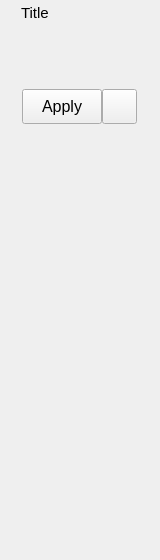
<?xml version="1.0" encoding="UTF-8"?>
<ui version="4.0">
 <class>Form</class>
 <widget class="QWidget" name="Form">
  <property name="geometry">
   <rect>
    <x>0</x>
    <y>0</y>
    <width>160</width>
    <height>560</height>
   </rect>
  </property>
  <property name="sizePolicy">
   <sizepolicy hsizetype="Preferred" vsizetype="Minimum">
    <horstretch>0</horstretch>
    <verstretch>0</verstretch>
   </sizepolicy>
  </property>
  <property name="minimumSize">
   <size>
    <width>160</width>
    <height>560</height>
   </size>
  </property>
  <property name="maximumSize">
   <size>
    <width>16777215</width>
    <height>16777215</height>
   </size>
  </property>
  <property name="windowTitle">
   <string>Form</string>
  </property>
  <property name="styleSheet">
   <string notr="true"/>
  </property>
  <layout class="QVBoxLayout" name="verticalLayout">
   <property name="spacing">
    <number>2</number>
   </property>
   <property name="sizeConstraint">
    <enum>QLayout::SetDefaultConstraint</enum>
   </property>
   <property name="leftMargin">
    <number>4</number>
   </property>
   <property name="topMargin">
    <number>2</number>
   </property>
   <property name="rightMargin">
    <number>4</number>
   </property>
   <property name="bottomMargin">
    <number>2</number>
   </property>
   <item>
    <layout class="QHBoxLayout" name="titleLayout">
     <property name="leftMargin">
      <number>2</number>
     </property>
     <property name="topMargin">
      <number>2</number>
     </property>
     <property name="rightMargin">
      <number>2</number>
     </property>
     <property name="bottomMargin">
      <number>0</number>
     </property>
     <item>
      <widget class="QLabel" name="titleIcon">
       <property name="maximumSize">
        <size>
         <width>13</width>
         <height>13</height>
        </size>
       </property>
       <property name="text">
        <string/>
       </property>
       <property name="pixmap">
        <pixmap>../icons/pose.png</pixmap>
       </property>
       <property name="scaledContents">
        <bool>true</bool>
       </property>
      </widget>
     </item>
     <item>
      <widget class="QLabel" name="titleLabel">
       <property name="font">
        <font>
         <family>Arial</family>
         <pointsize>11</pointsize>
         <weight>50</weight>
         <bold>false</bold>
        </font>
       </property>
       <property name="styleSheet">
        <string notr="true"/>
       </property>
       <property name="lineWidth">
        <number>0</number>
       </property>
       <property name="text">
        <string>Title</string>
       </property>
      </widget>
     </item>
    </layout>
   </item>
   <item>
    <widget class="QFrame" name="mainFrame">
     <property name="frameShape">
      <enum>QFrame::NoFrame</enum>
     </property>
     <property name="frameShadow">
      <enum>QFrame::Plain</enum>
     </property>
     <property name="lineWidth">
      <number>0</number>
     </property>
     <layout class="QVBoxLayout" name="verticalLayout_2">
      <property name="spacing">
       <number>0</number>
      </property>
      <property name="margin">
       <number>0</number>
      </property>
      <item>
       <widget class="QFrame" name="iconTitleFrame">
        <property name="frameShape">
         <enum>QFrame::NoFrame</enum>
        </property>
        <property name="frameShadow">
         <enum>QFrame::Plain</enum>
        </property>
        <property name="lineWidth">
         <number>0</number>
        </property>
        <layout class="QVBoxLayout" name="verticalLayout_6">
         <property name="spacing">
          <number>0</number>
         </property>
         <property name="margin">
          <number>0</number>
         </property>
        </layout>
       </widget>
      </item>
      <item>
       <widget class="QFrame" name="iconFrame">
        <property name="frameShape">
         <enum>QFrame::NoFrame</enum>
        </property>
        <property name="frameShadow">
         <enum>QFrame::Plain</enum>
        </property>
        <property name="lineWidth">
         <number>0</number>
        </property>
        <layout class="QVBoxLayout" name="verticalLayout_3">
         <property name="spacing">
          <number>0</number>
         </property>
         <property name="leftMargin">
          <number>0</number>
         </property>
         <property name="topMargin">
          <number>2</number>
         </property>
         <property name="rightMargin">
          <number>0</number>
         </property>
         <property name="bottomMargin">
          <number>0</number>
         </property>
         <item>
          <widget class="QFrame" name="iconFrame2">
           <property name="sizePolicy">
            <sizepolicy hsizetype="Preferred" vsizetype="Expanding">
             <horstretch>0</horstretch>
             <verstretch>0</verstretch>
            </sizepolicy>
           </property>
           <property name="styleSheet">
            <string notr="true"/>
           </property>
           <property name="frameShape">
            <enum>QFrame::NoFrame</enum>
           </property>
           <property name="frameShadow">
            <enum>QFrame::Plain</enum>
           </property>
           <property name="lineWidth">
            <number>0</number>
           </property>
           <layout class="QVBoxLayout" name="verticalLayout_8">
            <property name="spacing">
             <number>0</number>
            </property>
            <property name="margin">
             <number>0</number>
            </property>
            <item>
             <layout class="QHBoxLayout" name="thumbnailLayout">
              <property name="spacing">
               <number>0</number>
              </property>
              <property name="topMargin">
               <number>0</number>
              </property>
              <property name="bottomMargin">
               <number>0</number>
              </property>
              <item>
               <widget class="QFrame" name="thumbnailFrame">
                <property name="sizePolicy">
                 <sizepolicy hsizetype="Expanding" vsizetype="Expanding">
                  <horstretch>0</horstretch>
                  <verstretch>1</verstretch>
                 </sizepolicy>
                </property>
                <property name="minimumSize">
                 <size>
                  <width>50</width>
                  <height>50</height>
                 </size>
                </property>
                <property name="maximumSize">
                 <size>
                  <width>150</width>
                  <height>150</height>
                 </size>
                </property>
                <property name="styleSheet">
                 <string notr="true"/>
                </property>
                <property name="frameShape">
                 <enum>QFrame::NoFrame</enum>
                </property>
                <property name="frameShadow">
                 <enum>QFrame::Plain</enum>
                </property>
                <property name="lineWidth">
                 <number>0</number>
                </property>
                <layout class="QVBoxLayout" name="verticalLayout_4">
                 <property name="spacing">
                  <number>0</number>
                 </property>
                 <property name="margin">
                  <number>0</number>
                 </property>
                </layout>
               </widget>
              </item>
             </layout>
            </item>
           </layout>
          </widget>
         </item>
        </layout>
       </widget>
      </item>
      <item>
       <widget class="QFrame" name="infoFrame">
        <property name="frameShape">
         <enum>QFrame::NoFrame</enum>
        </property>
        <property name="frameShadow">
         <enum>QFrame::Plain</enum>
        </property>
        <property name="lineWidth">
         <number>0</number>
        </property>
        <layout class="QVBoxLayout" name="verticalLayout_5">
         <property name="spacing">
          <number>0</number>
         </property>
         <property name="margin">
          <number>0</number>
         </property>
        </layout>
       </widget>
      </item>
      <item>
       <widget class="QFrame" name="optionsFrame">
        <property name="frameShape">
         <enum>QFrame::NoFrame</enum>
        </property>
        <property name="frameShadow">
         <enum>QFrame::Plain</enum>
        </property>
        <property name="lineWidth">
         <number>0</number>
        </property>
        <layout class="QVBoxLayout" name="verticalLayout_14">
         <property name="spacing">
          <number>0</number>
         </property>
         <property name="margin">
          <number>0</number>
         </property>
        </layout>
       </widget>
      </item>
     </layout>
    </widget>
   </item>
   <item>
    <widget class="QFrame" name="customWidgetFrame">
     <property name="sizePolicy">
      <sizepolicy hsizetype="Preferred" vsizetype="Preferred">
       <horstretch>0</horstretch>
       <verstretch>0</verstretch>
      </sizepolicy>
     </property>
     <property name="frameShape">
      <enum>QFrame::NoFrame</enum>
     </property>
     <property name="frameShadow">
      <enum>QFrame::Raised</enum>
     </property>
     <property name="lineWidth">
      <number>0</number>
     </property>
     <layout class="QVBoxLayout" name="verticalLayout_9">
      <property name="spacing">
       <number>0</number>
      </property>
      <property name="margin">
       <number>0</number>
      </property>
     </layout>
    </widget>
   </item>
   <item>
    <widget class="QFrame" name="previewButtons">
     <property name="frameShape">
      <enum>QFrame::NoFrame</enum>
     </property>
     <property name="frameShadow">
      <enum>QFrame::Plain</enum>
     </property>
     <property name="lineWidth">
      <number>0</number>
     </property>
     <layout class="QHBoxLayout" name="horizontalLayout_6">
      <property name="spacing">
       <number>1</number>
      </property>
      <item>
       <layout class="QHBoxLayout" name="horizontalLayout_2">
        <property name="spacing">
         <number>0</number>
        </property>
        <property name="topMargin">
         <number>0</number>
        </property>
        <item>
         <spacer name="horizontalSpacer_3">
          <property name="orientation">
           <enum>Qt::Horizontal</enum>
          </property>
          <property name="sizeHint" stdset="0">
           <size>
            <width>40</width>
            <height>20</height>
           </size>
          </property>
         </spacer>
        </item>
        <item>
         <widget class="QPushButton" name="acceptButton">
          <property name="sizePolicy">
           <sizepolicy hsizetype="Preferred" vsizetype="Fixed">
            <horstretch>0</horstretch>
            <verstretch>0</verstretch>
           </sizepolicy>
          </property>
          <property name="minimumSize">
           <size>
            <width>80</width>
            <height>35</height>
           </size>
          </property>
          <property name="maximumSize">
           <size>
            <width>125</width>
            <height>35</height>
           </size>
          </property>
          <property name="font">
           <font>
            <family>Arial</family>
            <pointsize>12</pointsize>
            <weight>50</weight>
            <bold>false</bold>
           </font>
          </property>
          <property name="toolTip">
           <string/>
          </property>
          <property name="styleSheet">
           <string notr="true"/>
          </property>
          <property name="text">
           <string>Apply</string>
          </property>
         </widget>
        </item>
        <item>
         <widget class="QPushButton" name="selectionSetButton">
          <property name="sizePolicy">
           <sizepolicy hsizetype="Preferred" vsizetype="Minimum">
            <horstretch>0</horstretch>
            <verstretch>0</verstretch>
           </sizepolicy>
          </property>
          <property name="minimumSize">
           <size>
            <width>35</width>
            <height>35</height>
           </size>
          </property>
          <property name="maximumSize">
           <size>
            <width>35</width>
            <height>16777215</height>
           </size>
          </property>
          <property name="text">
           <string/>
          </property>
          <property name="icon">
           <iconset>
            <normaloff>../icons/selectionSet2.png</normaloff>../icons/selectionSet2.png</iconset>
          </property>
          <property name="iconSize">
           <size>
            <width>25</width>
            <height>25</height>
           </size>
          </property>
         </widget>
        </item>
        <item>
         <spacer name="horizontalSpacer_4">
          <property name="orientation">
           <enum>Qt::Horizontal</enum>
          </property>
          <property name="sizeHint" stdset="0">
           <size>
            <width>40</width>
            <height>20</height>
           </size>
          </property>
         </spacer>
        </item>
       </layout>
      </item>
     </layout>
    </widget>
   </item>
   <item>
    <widget class="QFrame" name="labelSpacer">
     <property name="sizePolicy">
      <sizepolicy hsizetype="Preferred" vsizetype="Expanding">
       <horstretch>0</horstretch>
       <verstretch>2</verstretch>
      </sizepolicy>
     </property>
     <property name="frameShape">
      <enum>QFrame::NoFrame</enum>
     </property>
     <property name="frameShadow">
      <enum>QFrame::Plain</enum>
     </property>
    </widget>
   </item>
  </layout>
 </widget>
 <resources/>
 <connections/>
 <slots>
  <slot>snapshot()</slot>
  <slot>apply()</slot>
  <slot>edit()</slot>
  <slot>showContextMenu()</slot>
 </slots>
</ui>
